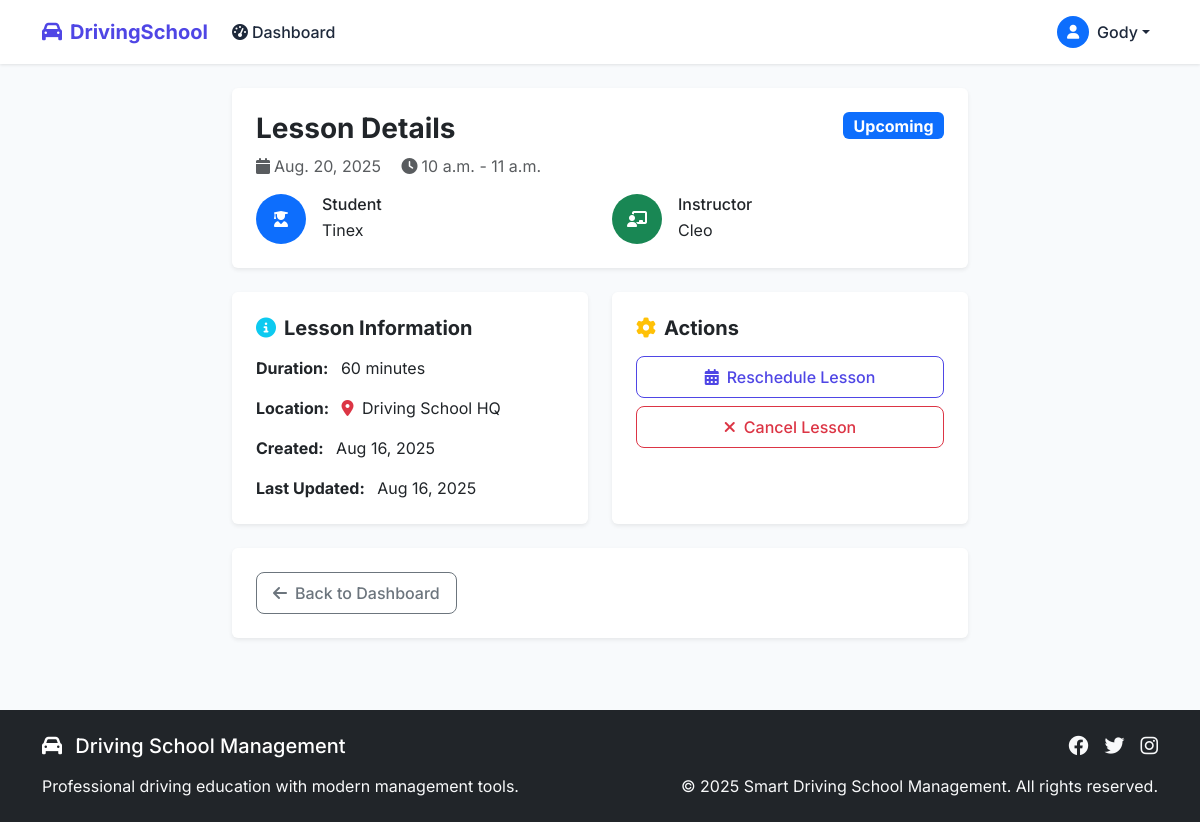
The page /lesson/24/ (signed in) on the database its author committed.
### core/models.py (models this page shows, shortened)
class User(AbstractUser):
    ROLE_CHOICES = (
        ('student', 'Student'),
        ('tutor', 'Tutor'),
        ('admin', 'Admin'),
    )
    PAYMENT_STATUS_CHOICES = (
        ('pending', 'Pending'),
        ('approved', 'Approved'),
        ('rejected', 'Rejected'),
    )
    role = models.CharField(max_length=20, choices=ROLE_CHOICES, default='student')
    phone = models.CharField(max_length=20, blank=True, null=True)
    address = models.TextField(blank=True, null=True)
    is_approved = models.BooleanField(default=False)
    is_invited = models.BooleanField(default=False)
    invitation_code = models.CharField(max_length=64, blank=True, null=True)
    payment_verified = models.BooleanField(default=False)
    payment_proof = models.FileField(upload_to='payment_proofs/', blank=True, null=True)
    payment_status = models.CharField(max_length=20, choices=PAYMENT_STATUS_CHOICES, default='pending')
    payment_submitted_at = models.DateTimeField(blank=True, null=True)
    payment_approved_at = models.DateTimeField(blank=True, null=True)
    profile_picture = models.ImageField(upload_to='profile_pictures/', blank=True, null=True)

class Lesson(models.Model):
    student = models.ForeignKey(User, related_name='student_lessons', on_delete=models.CASCADE)
    tutor = models.ForeignKey(User, related_name='tutor_lessons', on_delete=models.CASCADE)
    date = models.DateField()
    start_time = models.TimeField()
    end_time = models.TimeField()
    location = models.CharField(max_length=255)
    created_at = models.DateTimeField(auto_now_add=True)
    updated_at = models.DateTimeField(auto_now=True)
    def get_duration(self):
        start = timezone.datetime.combine(self.date, self.start_time)
        end = timezone.datetime.combine(self.date, self.end_time)
        duration = end - start
        return int(duration.total_seconds() / 60)

### core/views/lesson_views.py (the view)
# urls.py: path('lesson/<int:lesson_id>/', core_views.lesson_detail, name='lesson_detail'),
@login_required
def lesson_detail(request: HttpRequest, lesson_id: int) -> HttpResponse:
    lesson = get_object_or_404(Lesson, id=lesson_id)
    user_profile = get_user_profile(request.user)
    if not user_profile or (
        user_profile.role != 'admin' and
        lesson.student != user_profile and
        lesson.tutor != user_profile
    ):
        messages.error(request, 'You do not have permission to view this lesson.')
        return redirect('dashboard')
    return render(request, 'lesson_detail.html', {'lesson': lesson})

### core/views/auth_views.py (called while the page is built)
def get_user_profile(user: User) -> Optional[User]:
    return user

### core/templates/lesson_detail.html (shortened to what this page needs)
{% extends 'base.html' %}
{% block content %}
<div class="row justify-content-center">
    <div class="col-md-10 col-lg-8">
        <div class="card border-0 shadow-sm mb-4">
            <div class="card-body p-4">
                <div class="d-flex justify-content-between align-items-start mb-3">
                    <div>
                        <h1 class="h3 fw-bold mb-2">Lesson Details</h1>
                        <p class="text-muted mb-0">
                            <i class="fas fa-calendar me-1"></i>{{ lesson.date }}
                            <i class="fas fa-clock ms-3 me-1"></i>{{ lesson.start_time }} - {{ lesson.end_time }}
                        </p>
                    </div>
                    <span class="badge bg-{% if lesson.is_past %}secondary{% else %}primary{% endif %} fs-6">
                        {% if lesson.is_past %}Completed{% else %}Upcoming{% endif %}
                    </span>
                </div>
                <div class="row g-4">
                    <div class="col-md-6">
                        <div class="d-flex align-items-center">
                            <div class="bg-primary text-white rounded-circle d-flex align-items-center justify-content-center me-3" style="width: 50px; height: 50px;">
                                <i class="fas fa-user-graduate"></i>
                            </div>
                            <div>
                                <h6 class="mb-1">Student</h6>
                                <p class="mb-0">{{ lesson.student.get_full_name|default:lesson.student.username }}</p>
                            </div>
                        </div>
                    </div>
                    <div class="col-md-6">
                        <div class="d-flex align-items-center">
                            <div class="bg-success text-white rounded-circle d-flex align-items-center justify-content-center me-3" style="width: 50px; height: 50px;">
                                <i class="fas fa-chalkboard-teacher"></i>
                            </div>
                            <div>
                                <h6 class="mb-1">Instructor</h6>
                                <p class="mb-0">{{ lesson.tutor.get_full_name|default:lesson.tutor.username }}</p>
                            </div>
                        </div>
                    </div>
                </div>
            </div>
        </div>
        <div class="row g-4 mb-4">
            <div class="col-md-6">
                <div class="card border-0 shadow-sm h-100">
                    <div class="card-body p-4">
                        <h5 class="fw-bold mb-3">
                            <i class="fas fa-info-circle text-info me-2"></i>Lesson Information
                        </h5>
                        <div class="mb-3">
                            <strong>Duration:</strong>
                            <span class="ms-2">{{ lesson.get_duration }} minutes</span>
                        </div>
                        <div class="mb-3">
                            <strong>Location:</strong>
                            <span class="ms-2">
                                <i class="fas fa-map-marker-alt text-danger me-1"></i>
                                {{ lesson.location }}
                            </span>
                        </div>
                        <div class="mb-3">
                            <strong>Created:</strong>
                            <span class="ms-2">{{ lesson.created_at|date:"M d, Y" }}</span>
                        </div>
                        {% if lesson.updated_at != lesson.created_at %}
                        <div>
                            <strong>Last Updated:</strong>
                            <span class="ms-2">{{ lesson.updated_at|date:"M d, Y" }}</span>
                        </div>
                        {% endif %}
                    </div>
                </div>
            </div>
            <div class="col-md-6">
                <div class="card border-0 shadow-sm h-100">
                    <div class="card-body p-4">
                        <h5 class="fw-bold mb-3">
                            <i class="fas fa-cog text-warning me-2"></i>Actions
                        </h5>
                        {% if not lesson.is_past %}
                            <div class="d-grid gap-2">
                                <a href="/lesson/{{ lesson.id }}/reschedule/" class="btn btn-outline-primary">
                                    <i class="fas fa-calendar-alt me-2"></i>Reschedule Lesson
                                </a>
                                <a href="/lesson/{{ lesson.id }}/cancel/" class="btn btn-outline-danger">
                                    <i class="fas fa-times me-2"></i>Cancel Lesson
                                </a>
                            </div>
                        {% else %}
                            <div class="alert alert-secondary mb-0">
                                <i class="fas fa-check-circle me-2"></i>
                                This lesson has been completed.
                            </div>
                        {% endif %}
                    </div>
                </div>
            </div>
        </div>
        <div class="card border-0 shadow-sm">
            <div class="card-body p-4">
                <div class="d-flex justify-content-between align-items-center">
                    <a href="{% url 'dashboard' %}" class="btn btn-outline-secondary">
                        <i class="fas fa-arrow-left me-2"></i>Back to Dashboard
                    </a>
                </div>
            </div>
        </div>
    </div>
</div>
{% endblock %}

### core/templates/base.html (shortened to what this page needs)
<!DOCTYPE html>
<html lang="en" data-theme="light">
<head>
    <link href="https://cdn.jsdelivr.net/npm/bootstrap@5.3.2/dist/css/bootstrap.min.css" rel="stylesheet">
    <link rel="stylesheet" href="https://cdnjs.cloudflare.com/ajax/libs/font-awesome/6.4.0/css/all.min.css">
    {% load static %}
    <link rel="stylesheet" href="{% static 'css/style.css' %}">
</head>
<body>
    <nav class="navbar navbar-expand-lg navbar-custom sticky-top">
        <div class="container">
            <a class="navbar-brand d-flex align-items-center" href="{% url 'home' %}">
                <i class="fas fa-car me-2"></i>
                <span class="fw-bold">DrivingSchool</span>
            </a>
            <div class="collapse navbar-collapse" id="navbarNav">
                <ul class="navbar-nav me-auto">
                    {% if user.is_authenticated %}
                        <li class="nav-item">
                            <a class="nav-link" href="{% url 'dashboard' %}">
                                <i class="fas fa-tachometer-alt me-1"></i>Dashboard
                            </a>
                        </li>
                    {% endif %}
                </ul>
                <ul class="navbar-nav">
                    {% if user.is_authenticated %}
                        <li class="nav-item dropdown">
                            <a class="nav-link dropdown-toggle d-flex align-items-center" href="#" id="navbarDropdown" role="button" data-bs-toggle="dropdown">
                                {% if user.profile_picture %}
                                    <img src="{{ user.profile_picture.url }}" alt="Profile Picture" class="rounded-circle me-2" style="width: 32px; height: 32px; object-fit: cover;">
                                {% else %}
                                    <div class="bg-primary text-white rounded-circle d-flex align-items-center justify-content-center me-2" style="width: 32px; height: 32px;">
                                        <i class="fas fa-user fa-sm"></i>
                                    </div>
                                {% endif %}
                                {{ user.get_full_name|default:user.username }}
                            </a>
                        </li>
                    {% endif %}
                </ul>
            </div>
        </div>
    </nav>
    <main class="py-4">
        <div class="container">
            {% block content %}{% endblock %}
        </div>
    </main>
    <footer class="bg-dark text-white py-4 mt-5">
        <div class="container">
            <div class="row">
                <div class="col-md-6">
                    <h5 class="mb-3">
                        <i class="fas fa-car me-2"></i>
                        Driving School Management
                    </h5>
                    <p class="text-light mb-0">
                        Professional driving education with modern management tools.
                    </p>
                </div>
                <div class="col-md-6 text-md-end">
                    <div class="d-flex justify-content-md-end justify-content-start gap-3 mb-3">
                        <a href="#" class="text-light">
                            <i class="fab fa-facebook fa-lg"></i>
                        </a>
                        <a href="#" class="text-light">
                            <i class="fab fa-twitter fa-lg"></i>
                        </a>
                        <a href="#" class="text-light">
                            <i class="fab fa-instagram fa-lg"></i>
                        </a>
                    </div>
                    <p class="text-light mb-0">
                        &copy; 2025 Smart Driving School Management. All rights reserved.
                    </p>
                </div>
            </div>
        </div>
    </footer>
</body>
</html>

### core/static/css/style.css (style rules this page uses)
:root { --primary-color: #4f46e5; --primary-hover: #4338ca; --secondary-color: #64748b; --success-color: #22c55e; --danger-color: #ef4444; --warning-color: #f59e0b; --info-color: #3b82f6; --background-light: #f8fafc; --text-dark: #1e293b; --text-light: #64748b; --border-color: #e2e8f0; --card-shadow: 0 4px 6px -1px rgb(0 0 0 / 0.1), 0 2px 4px -2px rgb(0 0 0 / 0.1); }
body { font-family: 'Inter', system-ui, -apple-system, sans-serif; background-color: var(--background-light); color: var(--text-dark); line-height: 1.5; }
.navbar-custom { background-color: white; box-shadow: 0 1px 3px 0 rgb(0 0 0 / 0.1); }
.navbar-brand { font-weight: 600; color: var(--primary-color) !important; }
.nav-link { color: var(--text-dark) !important; font-weight: 500; transition: color 0.2s; }
.card { border: none; box-shadow: var(--card-shadow); transition: transform 0.2s, box-shadow 0.2s; }
.btn { font-weight: 500; padding: 0.5rem 1rem; border-radius: 0.5rem; transition: all 0.2s; }
.btn-outline-primary { color: var(--primary-color); border-color: var(--primary-color); }
.fade-in { animation: fadeIn 0.3s ease-out; }

### rows shown on the page
User: get_full_name "Gody"
Lesson: date "Aug. 20, 2025", start_time "10 a.m.", end_time "11 a.m.", student.get_full_name "Tinex", tutor.get_full_name "Cleo", get_duration "60", location "Driving School HQ", created_at "Aug 16, 2025", updated_at "Aug 16, 2025"
